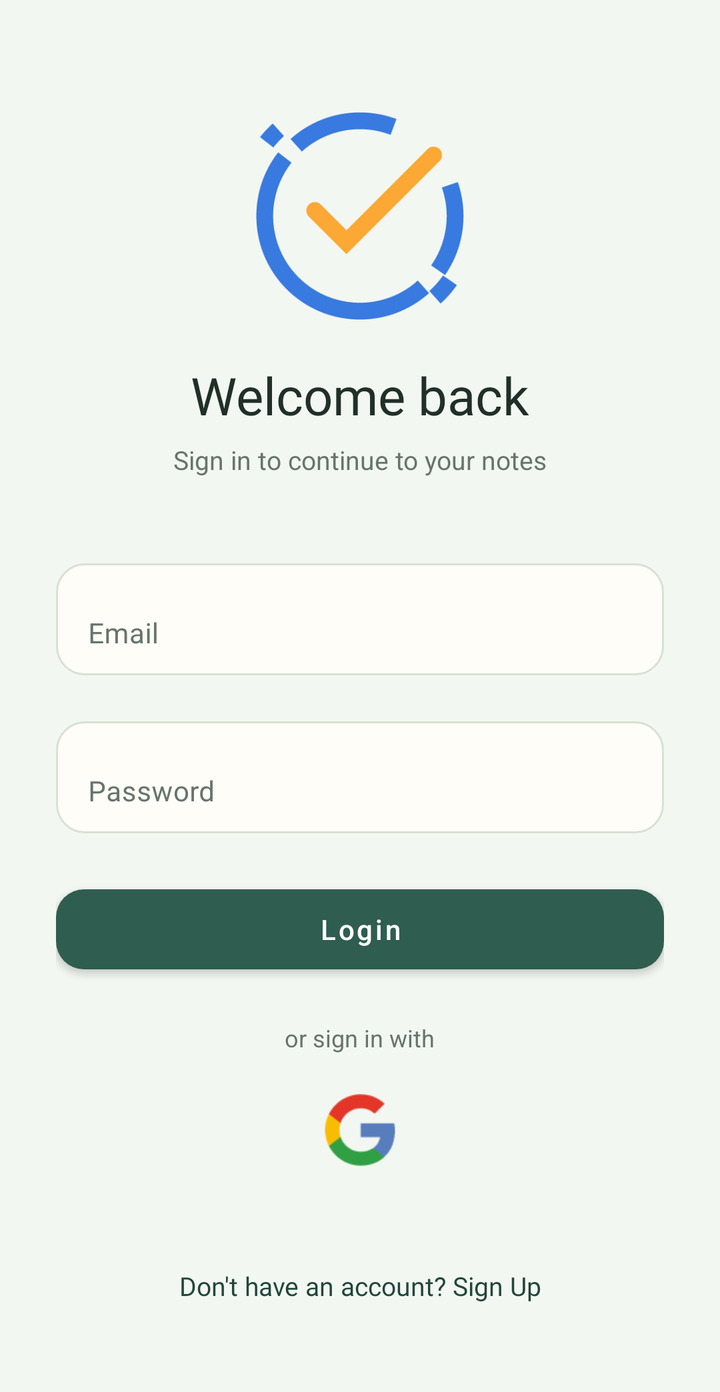
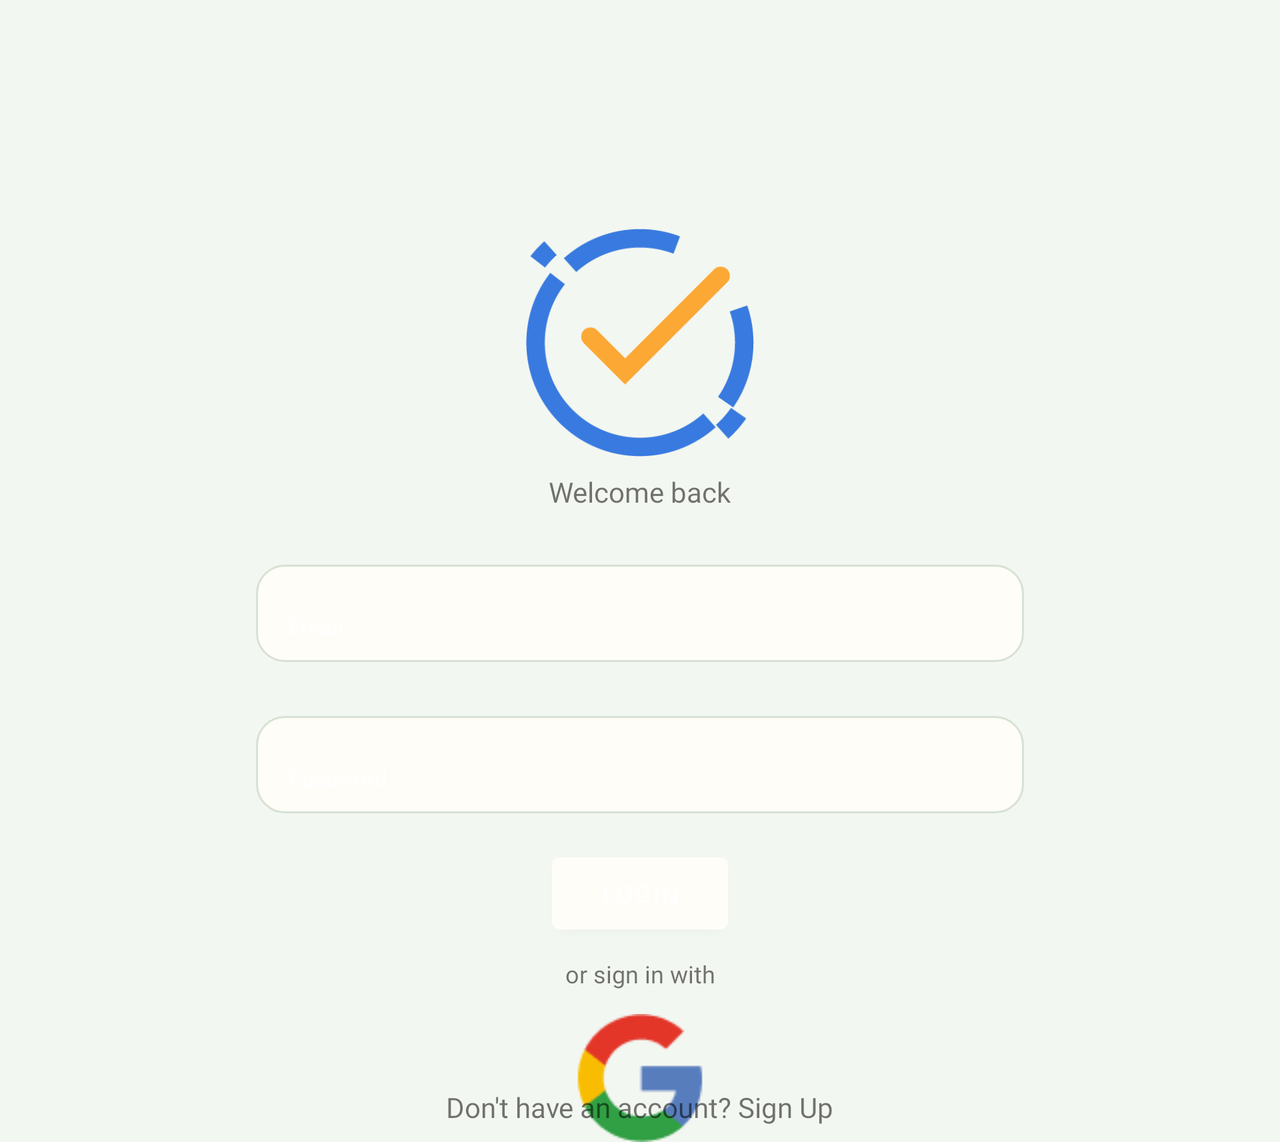

An Android layout and its configuration variant, each rendered on a device that would load it. The default file and the variant file are quoted in full after the pictures.
<!-- AndroidManifest.xml: application theme Theme.TodoListApp -->
<!-- res/layout/activity_login.xml -->
<?xml version="1.0" encoding="utf-8"?>
<ScrollView xmlns:android="http://schemas.android.com/apk/res/android"
    xmlns:app="http://schemas.android.com/apk/res-auto"
    android:layout_width="match_parent"
    android:layout_height="match_parent"
    android:fillViewport="true"
    android:background="@color/surface_nature">

    <LinearLayout
        android:layout_width="match_parent"
        android:layout_height="wrap_content"
        android:minHeight="600dp"
        android:orientation="vertical"
        android:gravity="center_horizontal"
        android:paddingStart="28dp"
        android:paddingEnd="28dp"
        android:paddingTop="56dp"
        android:paddingBottom="28dp">

        <ImageView
            android:id="@+id/imageView"
            android:layout_width="104dp"
            android:layout_height="104dp"
            android:src="@drawable/ic_"
            android:contentDescription="@string/app_name" />

        <TextView
            android:id="@+id/sayWelcome"
            android:layout_width="wrap_content"
            android:layout_height="wrap_content"
            android:layout_marginTop="20dp"
            android:text="@string/welcome_back"
            android:textColor="@color/text_primary"
            android:textSize="26sp"
            android:fontFamily="@font/inter_semibold" />

        <TextView
            android:layout_width="wrap_content"
            android:layout_height="wrap_content"
            android:layout_marginTop="6dp"
            android:text="Sign in to continue to your notes"
            android:textColor="@color/text_secondary"
            android:textSize="13sp" />

        <com.google.android.material.textfield.TextInputLayout
            android:id="@+id/emailLayout"
            android:layout_width="match_parent"
            android:layout_height="wrap_content"
            android:layout_marginTop="32dp"
            android:hint="@string/email"
            android:textColorHint="@color/text_secondary"
            app:boxBackgroundMode="none"
            app:hintTextColor="@color/text_secondary">
            <com.google.android.material.textfield.TextInputEditText
                android:id="@+id/emailInput"
                android:layout_width="match_parent"
                android:layout_height="56dp"
                android:background="@drawable/rounded_input"
                android:inputType="textEmailAddress"
                android:textColor="@color/text_primary"
                android:textColorHint="@color/text_secondary"
                android:textSize="14sp" />
        </com.google.android.material.textfield.TextInputLayout>

        <com.google.android.material.textfield.TextInputLayout
            android:id="@+id/PasswordLayout"
            android:layout_width="match_parent"
            android:layout_height="wrap_content"
            android:layout_marginTop="12dp"
            android:hint="@string/password"
            android:textColorHint="@color/text_secondary"
            app:boxBackgroundMode="none"
            app:hintTextColor="@color/text_secondary">
            <com.google.android.material.textfield.TextInputEditText
                android:id="@+id/passwordInput"
                android:layout_width="match_parent"
                android:layout_height="56dp"
                android:background="@drawable/rounded_input"
                android:inputType="textPassword"
                android:textColor="@color/text_primary"
                android:textColorHint="@color/text_secondary"
                android:textSize="14sp" />
        </com.google.android.material.textfield.TextInputLayout>

        <com.google.android.material.button.MaterialButton
            android:id="@+id/btnLogin"
            android:layout_width="match_parent"
            android:layout_height="52dp"
            android:layout_marginTop="22dp"
            android:text="@string/login"
            android:textColor="@color/white"
            android:textAllCaps="false"
            android:textSize="14sp"
            app:backgroundTint="@color/forest"
            app:cornerRadius="14dp" />

        <TextView
            android:id="@+id/orSign"
            android:layout_width="wrap_content"
            android:layout_height="wrap_content"
            android:layout_marginTop="20dp"
            android:text="@string/or_sign_in_with"
            android:textColor="@color/text_secondary"
            android:textSize="12sp" />

        <ImageView
            android:id="@+id/signGoogle"
            android:layout_width="52dp"
            android:layout_height="52dp"
            android:layout_marginTop="12dp"
            android:padding="8dp"
            android:src="@drawable/img_"
            android:contentDescription="Google" />

        <Space android:layout_width="1dp" android:layout_height="28dp" />

        <TextView
            android:id="@+id/toSignUp"
            android:layout_width="wrap_content"
            android:layout_height="48dp"
            android:gravity="center"
            android:paddingStart="12dp"
            android:paddingEnd="12dp"
            android:text="@string/sign_up"
            android:textColor="@color/forest_dark"
            android:textSize="13sp"
            android:fontFamily="@font/inter_semibold" />

        <ImageView
            android:id="@+id/canvas"
            android:layout_width="1dp"
            android:layout_height="1dp"
            android:visibility="invisible" />
    </LinearLayout>
</ScrollView>
<!-- resources referenced by this layout -->
<resources>
  <color name="forest">#2F5D50</color>
  <color name="forest_dark">#21463C</color>
  <color name="surface_nature">#F3F7F1</color>
  <color name="text_primary">#203029</color>
  <color name="text_secondary">#66756D</color>
  <color name="white">#FFFFFFFF</color>
  <!-- drawable ic_: png bitmap (drawable-hdpi, 3794 bytes) -->
  <!-- drawable img_: png bitmap (drawable-mdpi, 1447 bytes) -->
  <!-- drawable rounded_input (drawable) -->
  <?xml version="1.0" encoding="utf-8"?>
  <selector xmlns:android="http://schemas.android.com/apk/res/android">
      <item android:state_focused="true">
          <shape android:shape="rectangle">
              <solid android:color="@color/paper" />
              <stroke android:width="2dp" android:color="@color/forest" />
              <corners android:radius="14dp" />
              <padding android:left="14dp" android:top="12dp" android:right="14dp" android:bottom="12dp" />
          </shape>
      </item>
      <item>
          <shape android:shape="rectangle">
              <solid android:color="@color/paper" />
              <stroke android:width="1dp" android:color="@color/divider_nature" />
              <corners android:radius="14dp" />
              <padding android:left="14dp" android:top="12dp" android:right="14dp" android:bottom="12dp" />
          </shape>
      </item>
  </selector>
  <string name="app_name">Lamz Notes</string>
  <string name="email">Email</string>
  <string name="login">Login</string>
  <string name="or_sign_in_with">or sign in with</string>
  <string name="password">Password</string>
  <string name="sign_up">Don\'t have an account? Sign Up</string>
  <string name="welcome_back">Welcome back</string>
  <style name="Theme.TodoListApp" parent="Theme.MaterialComponents.DayNight.NoActionBar">
          
          <item name="colorPrimary">@color/color_1</item>
          <item name="colorPrimaryVariant">@color/purple_700</item>
          <item name="colorOnPrimary">@color/white</item>
          
          <item name="colorSecondary">@color/teal_200</item>
          <item name="colorSecondaryVariant">@color/teal_700</item>
          <item name="colorOnSecondary">@color/black</item>
          
          <item name="android:statusBarColor">?attr/colorPrimaryVariant</item>
          <item name="android:navigationBarColor">@color/color_2</item>
          
      </style>
  <color name="paper">#FFFDF7</color>
  <color name="divider_nature">#D7E1D4</color>
  <color name="color_1">#FFFDF7</color>
  <color name="purple_700">#2F5D50</color>
  <color name="teal_200">#BFD8BD</color>
  <color name="teal_700">#557A61</color>
  <color name="black">#1F2D27</color>
  <color name="color_2">#F3F7F1</color>
</resources>
<!-- res/layout-land/activity_login.xml (the repository's variant of the layout above) -->
<!-- drawn on the phone turned sideways -->
<?xml version="1.0" encoding="utf-8"?>
<ScrollView xmlns:android="http://schemas.android.com/apk/res/android"
    xmlns:app="http://schemas.android.com/apk/res-auto"
    xmlns:tools="http://schemas.android.com/tools"
    android:background="@color/color_2"
    android:layout_width="match_parent"
    android:layout_height="match_parent"
    tools:context=".LoginActivity">

    <androidx.constraintlayout.widget.ConstraintLayout
        android:layout_width="match_parent"
        android:layout_height="wrap_content">

        <androidx.constraintlayout.widget.Guideline
            android:id="@+id/guideline"
            android:layout_width="wrap_content"
            android:layout_height="wrap_content"
            android:orientation="horizontal"
            app:layout_constraintGuide_percent="0.2" />

        <ImageView
            android:id="@+id/imageView"
            android:layout_width="0dp"
            android:layout_height="0dp"
            android:src="@drawable/ic_"
            app:layout_constraintEnd_toEndOf="@+id/emailLayout"
            app:layout_constraintHeight_percent="0.2"
            app:layout_constraintStart_toStartOf="@+id/emailLayout"
            app:layout_constraintTop_toBottomOf="@id/guideline"
            app:layout_constraintWidth_percent="0.5" />

        <TextView
            android:id="@+id/sayWelcome"
            android:layout_width="wrap_content"
            android:layout_height="wrap_content"
            android:fontFamily="@font/inter_semibold"
            android:paddingTop="8dp"
            android:text="@string/welcome_back"
            app:layout_constraintEnd_toEndOf="@+id/imageView"
            app:layout_constraintStart_toStartOf="@+id/imageView"
            app:layout_constraintTop_toBottomOf="@+id/imageView" />

        <com.google.android.material.textfield.TextInputLayout
            android:id="@+id/emailLayout"
            android:layout_width="0dp"
            android:layout_height="wrap_content"
            android:layout_marginTop="16dp"
            android:hint="@string/email"
            android:textColorHint="@color/white"
            app:boxBackgroundMode="none"
            app:layout_constraintEnd_toEndOf="parent"
            app:layout_constraintStart_toStartOf="parent"
            app:layout_constraintTop_toBottomOf="@+id/sayWelcome"
            app:layout_constraintWidth_percent="0.6">

            <com.google.android.material.textfield.TextInputEditText
                android:id="@+id/emailInput"
                android:layout_width="match_parent"
                android:layout_height="wrap_content"
                android:background="@drawable/rounded_input"
                android:fontFamily="@font/inter_semibold"
                android:inputType="textEmailAddress"
                android:textColor="@color/white"
                android:textSize="11sp" />
        </com.google.android.material.textfield.TextInputLayout>

        <com.google.android.material.textfield.TextInputLayout
            android:id="@+id/PasswordLayout"
            android:layout_width="0dp"
            android:layout_height="wrap_content"
            android:layout_marginTop="16dp"
            android:hint="@string/password"
            android:textColorHint="@color/white"
            app:boxBackgroundMode="none"
            app:layout_constraintEnd_toEndOf="parent"
            app:layout_constraintStart_toStartOf="parent"
            app:layout_constraintTop_toBottomOf="@+id/emailLayout"
            app:layout_constraintWidth_percent="0.6">

            <com.google.android.material.textfield.TextInputEditText
                android:id="@+id/passwordInput"
                android:layout_width="match_parent"
                android:layout_height="wrap_content"
                android:background="@drawable/rounded_input"
                android:fontFamily="@font/inter_semibold"
                android:inputType="textPassword"
                android:textColor="@color/white"
                android:textSize="11sp" />
        </com.google.android.material.textfield.TextInputLayout>


        <Button
            android:id="@+id/btnLogin"
            android:layout_width="wrap_content"
            android:layout_height="wrap_content"
            android:layout_marginTop="16dp"
            android:fontFamily="@font/inter_semibold"
            android:text="@string/login"
            android:textSize="12sp"
            app:layout_constraintEnd_toEndOf="@+id/PasswordLayout"
            app:layout_constraintStart_toStartOf="@+id/PasswordLayout"
            app:layout_constraintTop_toBottomOf="@+id/PasswordLayout" />

        <TextView
            android:id="@+id/orSign"
            android:layout_width="wrap_content"
            android:layout_height="wrap_content"
            android:layout_marginTop="8dp"
            android:fontFamily="@font/inter_semibold"
            android:text="@string/or_sign_in_with"
            android:textSize="12sp"
            app:layout_constraintEnd_toEndOf="@+id/btnLogin"
            app:layout_constraintStart_toStartOf="@+id/btnLogin"
            app:layout_constraintTop_toBottomOf="@id/btnLogin" />

        <ImageView
            android:id="@+id/signGoogle"
            android:layout_width="wrap_content"
            android:layout_height="wrap_content"
            android:layout_marginTop="12dp"
            android:src="@drawable/img_"
            app:layout_constraintEnd_toEndOf="@+id/orSign"
            app:layout_constraintStart_toStartOf="@+id/orSign"
            app:layout_constraintTop_toBottomOf="@id/orSign" />

        <ImageView
            android:id="@+id/canvas"
            android:layout_width="match_parent"
            android:layout_height="0dp"
            app:layout_constraintBottom_toBottomOf="parent"
            app:layout_constraintEnd_toEndOf="parent"
            app:layout_constraintStart_toStartOf="parent" />

        <TextView
            android:id="@+id/toSignUp"
            android:layout_width="wrap_content"
            android:layout_height="wrap_content"
            android:layout_marginBottom="8dp"
            android:fontFamily="@font/inter_semibold"
            android:text="@string/sign_up"
            app:layout_constraintBottom_toBottomOf="parent"
            app:layout_constraintEnd_toEndOf="parent"
            app:layout_constraintStart_toStartOf="parent" />

    </androidx.constraintlayout.widget.ConstraintLayout>

</ScrollView>
<!-- resources referenced by the variant -->
<!-- as the phone turned sideways resolves them -->
<resources>
  <color name="color_2">#F3F7F1</color>
  <color name="white">#FFFFFFFF</color>
  <!-- drawable ic_: png bitmap (drawable-hdpi, 3794 bytes) -->
  <!-- drawable img_: png bitmap (drawable-mdpi, 1447 bytes) -->
  <!-- drawable rounded_input (drawable) -->
  <?xml version="1.0" encoding="utf-8"?>
  <selector xmlns:android="http://schemas.android.com/apk/res/android">
      <item android:state_focused="true">
          <shape android:shape="rectangle">
              <solid android:color="@color/paper" />
              <stroke android:width="2dp" android:color="@color/forest" />
              <corners android:radius="14dp" />
              <padding android:left="14dp" android:top="12dp" android:right="14dp" android:bottom="12dp" />
          </shape>
      </item>
      <item>
          <shape android:shape="rectangle">
              <solid android:color="@color/paper" />
              <stroke android:width="1dp" android:color="@color/divider_nature" />
              <corners android:radius="14dp" />
              <padding android:left="14dp" android:top="12dp" android:right="14dp" android:bottom="12dp" />
          </shape>
      </item>
  </selector>
  <string name="email">Email</string>
  <string name="login">Login</string>
  <string name="or_sign_in_with">or sign in with</string>
  <string name="password">Password</string>
  <string name="sign_up">Don\'t have an account? Sign Up</string>
  <string name="welcome_back">Welcome back</string>
  <style name="Theme.TodoListApp" parent="Theme.MaterialComponents.DayNight.NoActionBar">
          
          <item name="colorPrimary">@color/color_1</item>
          <item name="colorPrimaryVariant">@color/purple_700</item>
          <item name="colorOnPrimary">@color/white</item>
          
          <item name="colorSecondary">@color/teal_200</item>
          <item name="colorSecondaryVariant">@color/teal_700</item>
          <item name="colorOnSecondary">@color/black</item>
          
          <item name="android:statusBarColor">?attr/colorPrimaryVariant</item>
          <item name="android:navigationBarColor">@color/color_2</item>
          
      </style>
  <color name="paper">#FFFDF7</color>
  <color name="forest">#2F5D50</color>
  <color name="divider_nature">#D7E1D4</color>
  <color name="color_1">#FFFDF7</color>
  <color name="purple_700">#2F5D50</color>
  <color name="teal_200">#BFD8BD</color>
  <color name="teal_700">#557A61</color>
  <color name="black">#1F2D27</color>
</resources>
